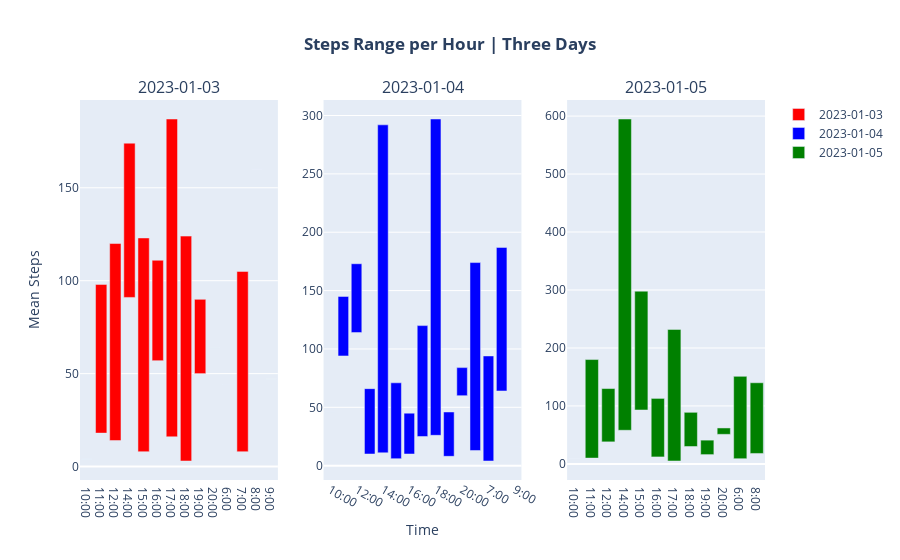

The code cell stored with this chart in its notebook:
### Markdown cell above
### Steps 3 Days - Box

### Code cell
import pandas as pd
import plotly.graph_objects as go
from plotly.subplots import make_subplots

# Read the CSV file
meanDF = pd.read_csv('../data/descriptive_statistics/mean_steps_three_days.csv')
dates = meanDF['date'].unique()
colors = ['red', 'blue', 'green']

# Create subplots: one row, three columns
fig = make_subplots(rows=1, cols=3, subplot_titles=dates)

# Loop over unique dates
for i, date in enumerate(dates):
    # Filter DataFrame for the current date
    dfDate = meanDF[meanDF['date'] == date].sort_values('hour')

    # Convert 'hour' to string and append ":00"
    dfDate['hour'] = dfDate['hour'].astype(str) + ":00"
    
    # Calculate min and max heart rate for each hour
    dfDate = dfDate.groupby('hour')['steps'].agg(['min', 'max']).reset_index()

    # Calculate the range and max heart rate
    dfDate['range'] = dfDate['max'] - dfDate['min']
    dfDate['maxSteps'] = dfDate['min'] + dfDate['range']


    # Add a bar for the range of heart rates for the current date
    fig.add_trace(go.Bar(
        x=dfDate['hour'],
        y=dfDate['max'] - dfDate['min'],  # Height of bar is range of heart rates
        base=dfDate['min'],  # Bottom of bar is min heart rate
        name=date,
        marker_color=colors[i % len(colors)],  # Cycle through colors
                hovertemplate=
            '<b>Hour</b>: %{x}<br>' +
            '<b>Min Steps</b>: %{base}<br>' +
            '<b>Max Steps</b>: %{customdata}<br>' +
            '<b>Range</b>: %{y}<extra></extra>',
            customdata=dfDate['maxSteps']

    ), row=1, col=i+1)  # Add this trace to the i-th subplot

    # Update yaxis labels
fig.update_yaxes(title_text='Mean Steps', row=1, col=1)
fig.update_xaxes(title_text='Time', row=1, col=2)

# Add title
fig.update_layout(
    title_text='<b>Steps Range per Hour | Three Days</b>',
    title_x=.5,
)

fig.show()

### Figure 1 — Plotly figure (JSON) as saved in the notebook; plotly's stock layout.template omitted (floating-point values rounded to 4 significant figures)
{"data": [{"base": [4, 18, 14, 91, 8, 57, 16, 3, 50, 64, 44, 8, 160, 47], "customdata": [4, 98, 120, 174, 123, 111, 187, 124, 90, 64, 44, 105, 160, 47], "hovertemplate": "<b>Hour</b>: %{x}<br><b>Min Steps</b>: %{base}<br><b>Max Steps</b>: %{customdata}<br><b>Range</b>: %{y}<extra></extra>", "marker": {"color": "red"}, "name": "2023-01-03", "type": "bar", "x": ["10:00", "11:00", "12:00", "14:00", "15:00", "16:00", "17:00", "18:00", "19:00", "20:00", "6:00", "7:00", "8:00", "9:00"], "xaxis": "x", "y": [0, 80, 106, 83, 115, 54, 171, 121, 40, 0, 0, 97, 0, 0], "yaxis": "y"}, {"base": [46, 94, 114, 10, 11, 6, 10, 25, 26, 8, 60, 13, 4, 64, 16], "customdata": [46, 145, 173, 66, 292, 71, 45, 120, 297, 46, 84, 174, 94, 187, 16], "hovertemplate": "<b>Hour</b>: %{x}<br><b>Min Steps</b>: %{base}<br><b>Max Steps</b>: %{customdata}<br><b>Range</b>: %{y}<extra></extra>", "marker": {"color": "blue"}, "name": "2023-01-04", "type": "bar", "x": ["10:00", "11:00", "12:00", "13:00", "14:00", "15:00", "16:00", "17:00", "18:00", "19:00", "20:00", "6:00", "7:00", "8:00", "9:00"], "xaxis": "x2", "y": [0, 51, 59, 56, 281, 65, 35, 95, 271, 38, 24, 161, 90, 123, 0], "yaxis": "y2"}, {"base": [10, 10, 38, 58, 93, 12, 5, 30, 16, 51, 9, 18], "customdata": [10, 180, 130, 595, 298, 113, 232, 89, 41, 62, 151, 140], "hovertemplate": "<b>Hour</b>: %{x}<br><b>Min Steps</b>: %{base}<br><b>Max Steps</b>: %{customdata}<br><b>Range</b>: %{y}<extra></extra>", "marker": {"color": "green"}, "name": "2023-01-05", "type": "bar", "x": ["10:00", "11:00", "12:00", "14:00", "15:00", "16:00", "17:00", "18:00", "19:00", "20:00", "6:00", "8:00"], "xaxis": "x3", "y": [0, 170, 92, 537, 205, 101, 227, 59, 25, 11, 142, 122], "yaxis": "y3"}], "layout": {"annotations": [{"font": {"size": 16}, "showarrow": false, "text": "2023-01-03", "x": 0.1444, "xanchor": "center", "xref": "paper", "y": 1, "yanchor": "bottom", "yref": "paper"}, {"font": {"size": 16}, "showarrow": false, "text": "2023-01-04", "x": 0.5, "xanchor": "center", "xref": "paper", "y": 1, "yanchor": "bottom", "yref": "paper"}, {"font": {"size": 16}, "showarrow": false, "text": "2023-01-05", "x": 0.8556, "xanchor": "center", "xref": "paper", "y": 1, "yanchor": "bottom", "yref": "paper"}], "title": {"text": "<b>Steps Range per Hour | Three Days</b>", "x": 0.5}, "xaxis": {"anchor": "y", "domain": [0, 0.2889]}, "xaxis2": {"anchor": "y2", "domain": [0.3556, 0.6444], "title": {"text": "Time"}}, "xaxis3": {"anchor": "y3", "domain": [0.7111, 1]}, "yaxis": {"anchor": "x", "domain": [0, 1], "title": {"text": "Mean Steps"}}, "yaxis2": {"anchor": "x2", "domain": [0, 1]}, "yaxis3": {"anchor": "x3", "domain": [0, 1]}}}
